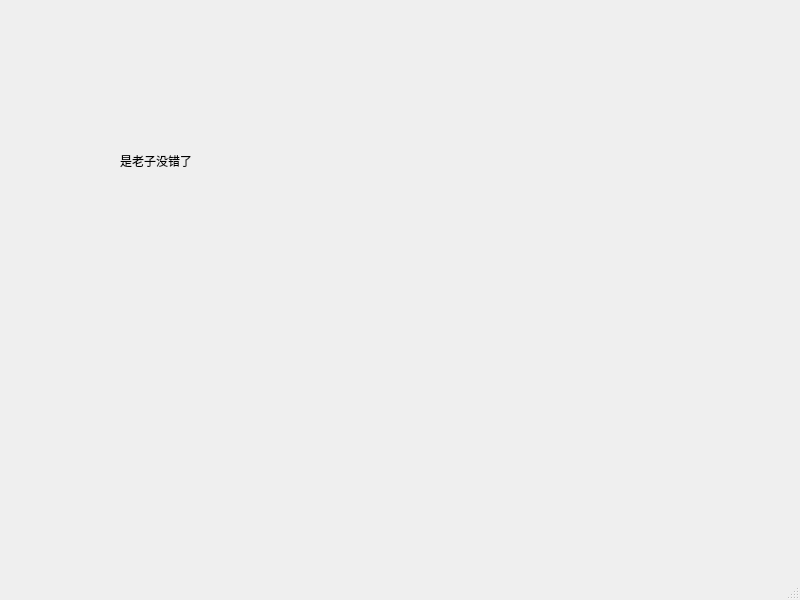
<?xml version="1.0" encoding="UTF-8"?>
<ui version="4.0">
 <class>MainWindow</class>
 <widget class="QMainWindow" name="MainWindow">
  <property name="geometry">
   <rect>
    <x>0</x>
    <y>0</y>
    <width>800</width>
    <height>600</height>
   </rect>
  </property>
  <property name="windowTitle">
   <string>MainWindow</string>
  </property>
  <widget class="QWidget" name="centralwidget">
   <widget class="QLabel" name="label">
    <property name="geometry">
     <rect>
      <x>120</x>
      <y>120</y>
      <width>151</width>
      <height>81</height>
     </rect>
    </property>
    <property name="text">
     <string>是老子没错了</string>
    </property>
   </widget>
  </widget>
  <widget class="QMenuBar" name="menubar">
   <property name="geometry">
    <rect>
     <x>0</x>
     <y>0</y>
     <width>800</width>
     <height>23</height>
    </rect>
   </property>
  </widget>
  <widget class="QStatusBar" name="statusbar"/>
 </widget>
 <resources/>
 <connections/>
</ui>
